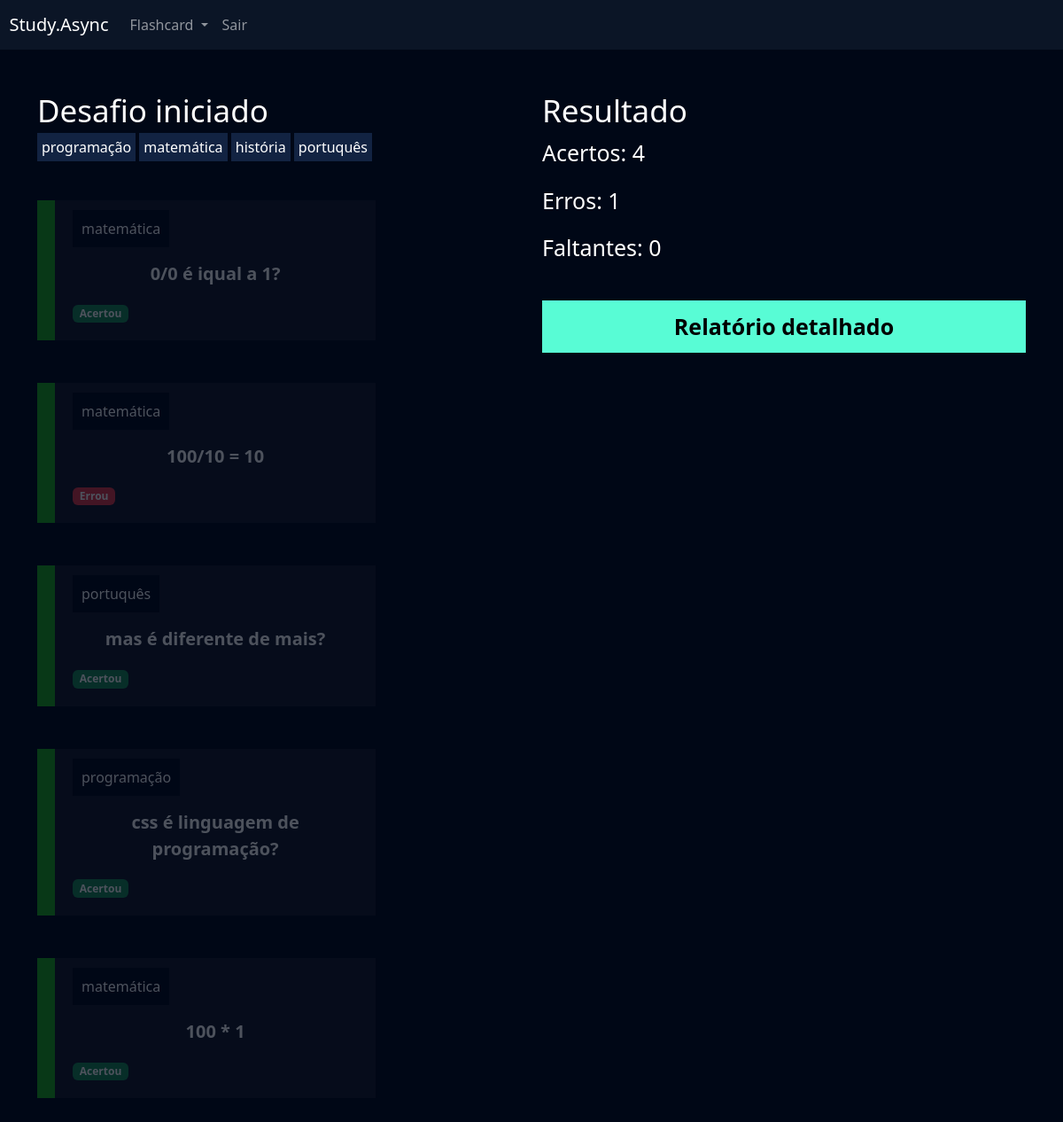
Page /flashcard/desafio/26/ (signed in) on the committed database.
### flashcard/models.py (models this page shows, shortened)
class Categoria(models.Model):
    nome = models.CharField(max_length=20)
    def __str__(self):
        return self.nome

class FlashcardDesafio(models.Model):
    flashcard = models.ForeignKey(Flashcard, on_delete=models.DO_NOTHING)
    respondido = models.BooleanField(default=False)
    acertou = models.BooleanField(default=False)

class Flashcard(models.Model):
    DIFICULDADE_CHOICES = (('D', 'Difícil'), ('M', 'Médio'), ('F', 'Fácil'))
    user = models.ForeignKey(User, on_delete=models.DO_NOTHING)
    pergunta = models.CharField(max_length=100)
    resposta = models.TextField()
    categoria = models.ForeignKey(Categoria, on_delete=models.DO_NOTHING)
    dificuldade = models.CharField(max_length=1, choices=DIFICULDADE_CHOICES)
    @property
    def css_dificuldade(self):
        if self.dificuldade == 'D':
            return 'flashcard-dificil'
        elif self.dificuldade == 'M':
            return 'flashcard-medio'
        elif self.dificuldade == 'F':
            return 'flashcard-facil'

### flashcard/views.py (the view)
# urls.py: path('desafio/<int:id>/', views.desafio, name='desafio'),
def desafio (request, id):
    if not request.user.is_authenticated:
        return redirect('/usuarios/logar')
    desafio = Desafio.objects.get(id=id)
    categorias = desafio.categoria.all()
    if not desafio.user == request.user:
        raise Http404()
    if request.method == 'GET':
        acestos = desafio.flashcards.filter(respondido=True).filter(acertou=True).count()
        erros = desafio.flashcards.filter(respondido=True).filter(acertou=False).count()
        faltantes = desafio.flashcards.filter(respondido=False).count()
        if faltantes == 0:
            desafio.status = 'C'
        desafio.save()
        return render(request, 'desafio.html', {'desafio':desafio, 'acestos': acestos,'erros':erros,'faltantes':faltantes, 'categorias':categorias})

### flashcard/templates/desafio.html (shortened to what this page needs)
{% extends "base.html" %}
{% load static %}
{% block 'cabecalho' %}
    <link href="{% static 'usuarios/css/cadastro.css' %}" rel="stylesheet">
    <link href="{% static 'flashcard/css/novo_flashcard.css' %}" rel="stylesheet">
    <link href="{% static 'flashcard/css/iniciar_desafio.css' %}" rel="stylesheet">
    <link href="{% static 'flashcard/css/desafio.css' %}" rel="stylesheet">
    <link href='https://unpkg.com/boxicons@2.1.4/css/boxicons.min.css' rel='stylesheet'>
{% endblock 'cabecalho' %}
{% block 'conteudo' %}
    {% include "partials/header.html" %}
    <div class="container">
        <br>
        <br>
        <div class="row">
            <div class="col-md">
                <h3 class="fonte-secundaria" >Desafio iniciado</h3>
                {% for categoria in categorias %}
                    <span class="badge-categoria" >{{categoria}}</span>
                {% endfor %}
                <br>
                <br>
                <br>
                {% for flash in desafio.flashcards.all %}
                    <div class="box-new-flashcard {% if flash.respondido %} op2 {% endif %}">
                        <div class="flashcard {{flash.flashcard.css_dificuldade}}">
                            <div class="flashcard-categoria">
                                {{flash.flashcard.categoria}}
                            </div>
                            <br>
                            <br>
                            <div class="flashcard-box-item" onclick="flip_card({{flash.id}})">
                                <p class="flashcard-item">{{flash.flashcard.pergunta}}</p>
                            </div>
                            {% if not flash.respondido %}
                                <div class="responder">
                                    <a href="{% url "responder_flashcard" flash.id %}?Acertou=0&desafio_id={{desafio.id}}"><i class='bx bxs-x-square icone-vermelho'></i></a>
                                    <a href="{% url "responder_flashcard" flash.id %}?Acertou=1&desafio_id={{desafio.id}}"><i class='bx bxs-check-square icone-verde' ></i></a>
                                </div>
                            {% else %}
                                {% if flash.acertou %}
                                    <span class="badge bg-success">Acertou</span>
                                {% else %}
                                    <span class="badge bg-danger">Errou</span>
                                {% endif %}
                            {% endif %}
                        </div>
                    </div>
                    <br>
                    <br>
                {% endfor %}
            </div>
            <div class="col-md">
                <h3 class="fonte-secundaria">Resultado</h3>
                <p class="fonte-p">Acertos: {{acestos}}</p>
                <p class="fonte-p">Erros: {{erros}}</p>
                <p class="fonte-p">Faltantes: {{faltantes}}</p>
                <br>
                <a class="btn-cadastro btn-desafio" href="{% url "relatorio" desafio.id %}">Relatório detalhado</a>
            </div>
        </div>
    </div>
{% endblock 'conteudo' %}

### templates/static/geral/css/base.css (style rules this page uses)
:root { --main-color: #0b1526; --dark-color: #000716; --secondary-dark-color: rgb(15, 2, 26); --light-color: #00c1f3; --contrast-color: #f4c96b; --differential-color: #58fcd5; }
body { background-color: var(--dark-color) !important; color: white !important; }

### templates/static/usuarios/css/cadastro.css (style rules this page uses)
* { margin: 0; padding: 0; }
.btn-cadastro { padding: 10px; background-color: #58fcd5; border: none; border: 1px solid #58fcd5; font-size: 18px; font-weight: bold; padding-left: 25px; padding-right: 25px; }

### templates/static/flashcard/css/novo_flashcard.css (style rules this page uses)
.box-new-flashcard { width: 70%; margin: auto; }
.flashcard { background-color: rgba(255, 255, 255, .08); padding: 20px; }
.flashcard-box-item { text-align: center; }
.flashcard p { font-size: 20px; font-weight: bold; cursor: pointer; }
.flashcard-facil { border-left: 20px solid #1DAB1A; }
.flashcard-categoria { background-color: var(--dark-color); display: inline; padding: 10px; }

### templates/static/flashcard/css/iniciar_desafio.css (style rules this page uses)
.fonte-secundaria { font-size: 35px; }

### templates/static/flashcard/css/desafio.css (style rules this page uses)
.badge-categoria { padding: 5px; background-color: #122342; }
.box-new-flashcard { margin: 0; }
.op2 { opacity: .3; }
.fonte-p { font-size: 25px; }
.btn-desafio { width: 100% !important; color: black; text-decoration: none; display: block; text-align: center; font-size: 25px; }

### rows in the picture
Categoria: nome "programação"
Categoria: nome "matemática"
Categoria: nome "história"
Categoria: nome "portuquês"
FlashcardDesafio: flashcard.categoria "matemática", flashcard.pergunta "0/0 é iqual a 1?", respondido "Acertou"
FlashcardDesafio: flashcard.categoria "matemática", flashcard.pergunta "100/10 = 10", respondido "Errou"
FlashcardDesafio: flashcard.categoria "portuquês", flashcard.pergunta "mas é diferente de mais?", respondido "Acertou"
FlashcardDesafio: flashcard.categoria "programação", flashcard.pergunta "css é linguagem de programação?", respondido "Acertou"
FlashcardDesafio: flashcard.categoria "matemática", flashcard.pergunta "100 * 1", respondido "Acertou"

### other values in the picture
{{ acestos }} "4"
{{ erros }} "1"
{{ faltantes }} "0"
